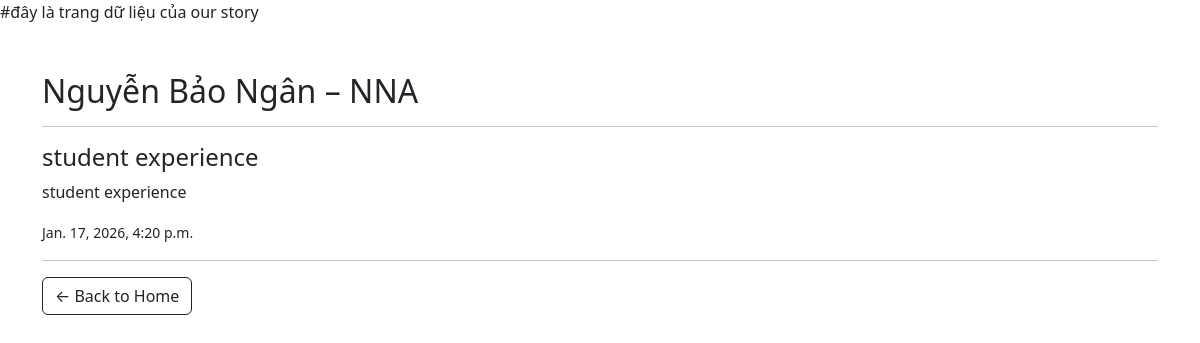
The page /experience/nguyen-bao-ngan/ on the database as committed earlier.
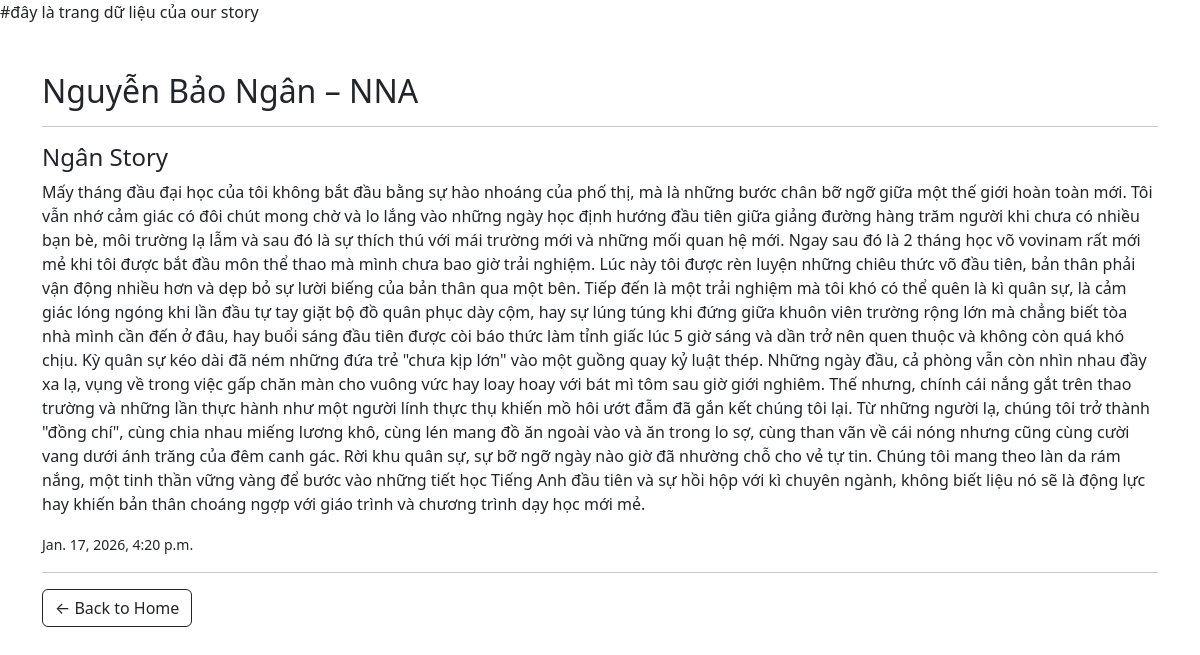
The same page on the database as committed later.
### home/models.py (models this page shows, shortened)
class Member(models.Model):
    name = models.CharField(max_length=100)
    major = models.CharField(max_length=100)
    slug = models.SlugField(unique=True)

class Experience(models.Model):
    member = models.ForeignKey(Member, on_delete=models.CASCADE)
    title = models.CharField(max_length=200)
    content = models.TextField()
    created_at = models.DateTimeField(auto_now_add=True)

### home/views.py (the view)
# urls.py: path('experience/<slug:slug>/', views.experience_detail, name='experience'),
def experience_detail(request, slug):
    member = get_object_or_404(Member, slug=slug)
    experiences = Experience.objects.filter(member=member)
    return render(request, 'experience.html', {
        'member': member,
        'experiences': experiences,
    })

### templates/experience.html (shortened to what this page needs)
<!DOCTYPE html> #đây là trang dữ liệu của our story
<html>
<head>
    <link href="https://cdn.jsdelivr.net/npm/bootstrap@5.3.2/dist/css/bootstrap.min.css" rel="stylesheet">
</head>
<body>
<div class="container mt-5">
    <h2>{{ member.name }} – {{ member.major }}</h2>
    <hr>
    {% for e in experiences %}
        <h4>{{ e.title }}</h4>
        <p>{{ e.content }}</p>
        <small>{{ e.created_at }}</small>
        <hr>
    {% empty %}
        <p>No experience yet.</p>
    {% endfor %}
    <a href="/" class="btn btn-outline-dark">← Back to Home</a>
</div>
</body>
</html>

Rows that differ between the two databases and show on the page:
changed Experience: title "student experience" → "Ngân Story"; content "student experience" → "Mấy tháng đầu đại học của tôi không bắt đầu bằng sự hào nhoáng của phố thị, mà là những bước chân bỡ ngỡ giữa một thế giới hoàn toàn mới. Tôi vẫn nhớ cảm giác có đôi chút mong chờ và lo lắng vào những ngày học định hướng đầu tiên giữa giảng đường hàng trăm người khi chưa có nhiều bạn bè, môi trường lạ lẫm và sau đó là sự thích thú với mái trường mới và những mối quan hệ mới. Ngay sau đó là 2 tháng học võ vovinam rất mới mẻ khi tôi được bắt đầu môn thể thao mà mình chưa bao giờ trải nghiệm. Lúc này tôi được rèn luyện những chiêu thức võ đầu tiên, bản thân phải vận động nhiều hơn và dẹp bỏ sự lười biếng của bản thân qua một bên. Tiếp đến là một trải nghiệm mà tôi khó có thể quên là kì quân…"
